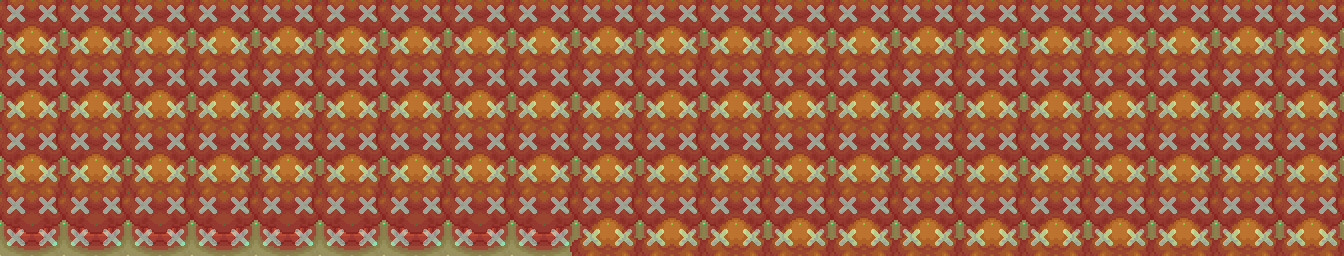

Tiled map render using the project's own tile images. Description and the map definition, with tile-layer contents summarised, below:
An orthogonal 42x8 tile map with 32x32 px tiles, 58 tile layers (▬_bld_input, ground_A_1, ground_B_1, ♣_tree_shadow_A_1, ...), 3 hidden layers not drawn, 8 tilesets.

<map version="1.11" tiledversion="1.11.0" orientation="orthogonal" renderorder="right-down" width="42" height="8" tilewidth="32" tileheight="32" infinite="0" nextlayerid="174" nextobjectid="1">
 <tileset firstgid="1" source="../../Tilesets/Sinnoh/PLAT nature.tsx" />
 <tileset firstgid="2305" source="../../Tilesets/Sinnoh/systemtags.tsx" />
 <tileset firstgid="2433" source="../../Tilesets/Sinnoh/PLAT props.tsx" />
 <tileset firstgid="3457" source="../../Tilesets/Sinnoh/borders.tsx" />
 <tileset firstgid="3649" source="../../Tilesets/Sinnoh/PLAT mounts.tsx" />
 <tileset firstgid="6049" source="../../Tilesets/Sinnoh/PLAT buildings.tsx" />
 <tileset firstgid="21409" source="../../Tilesets/Sinnoh/passages.tsx" />
 <tileset firstgid="21553" source="../../Tilesets/Sinnoh/PLAT Animations.tsx" />
 <layer id="138" name="▬_bld_input" width="42" height="8">
  <data>[336 cells, 0 non-empty, 0 distinct tile ids]</data>
 </layer>
 <layer id="130" name="ground_A_1" width="42" height="8">
  <data>[336 cells, 336 non-empty, 1 distinct tile ids]</data>
 </layer>
 <layer id="98" name="ground_B_1" width="42" height="8">
  <data>[336 cells, 0 non-empty, 0 distinct tile ids]</data>
 </layer>
 <layer id="3" name="♣_tree_shadow_A_1" width="42" height="8">
  <data>[336 cells, 336 non-empty, 4 distinct tile ids]</data>
 </layer>
 <layer id="87" name="shadows_A_1" width="42" height="8">
  <data>[336 cells, 0 non-empty, 0 distinct tile ids]</data>
 </layer>
 <layer id="162" name="▬_bld_shadow_A_1" width="42" height="8">
  <data>[336 cells, 0 non-empty, 0 distinct tile ids]</data>
 </layer>
 <layer id="165" name="▬_bld_shadow_B_1" width="42" height="8">
  <data>[336 cells, 0 non-empty, 0 distinct tile ids]</data>
 </layer>
 <layer id="163" name="▬_bld_door_A_1" width="42" height="8">
  <data>[336 cells, 0 non-empty, 0 distinct tile ids]</data>
 </layer>
 <layer id="158" name="▬_bld_1" width="42" height="8">
  <data>[336 cells, 0 non-empty, 0 distinct tile ids]</data>
 </layer>
 <layer id="7" name="♣_tree_trunk_1" width="42" height="8">
  <data>[336 cells, 336 non-empty, 4 distinct tile ids]</data>
 </layer>
 <layer id="124" name="♦_mount_A_1" width="42" height="8">
  <data>[336 cells, 0 non-empty, 0 distinct tile ids]</data>
 </layer>
 <layer id="111" name="♦_mount_top_A_1" width="42" height="8">
  <data>[336 cells, 0 non-empty, 0 distinct tile ids]</data>
 </layer>
 <layer id="125" name="♦_mount_B_1" width="42" height="8">
  <data>[336 cells, 0 non-empty, 0 distinct tile ids]</data>
 </layer>
 <layer id="112" name="♦_mount_top_B_1" width="42" height="8">
  <data>[336 cells, 0 non-empty, 0 distinct tile ids]</data>
 </layer>
 <layer id="126" name="♦_mount_C_1" width="42" height="8">
  <data>[336 cells, 0 non-empty, 0 distinct tile ids]</data>
 </layer>
 <layer id="141" name="♦_mount_top_C_1" width="42" height="8">
  <data>[336 cells, 0 non-empty, 0 distinct tile ids]</data>
 </layer>
 <layer id="127" name="♦_mount_D_1" width="42" height="8">
  <data>[336 cells, 0 non-empty, 0 distinct tile ids]</data>
 </layer>
 <layer id="142" name="♦_mount_top_D_1" width="42" height="8">
  <data>[336 cells, 0 non-empty, 0 distinct tile ids]</data>
 </layer>
 <layer id="8" name="shore_1" width="42" height="8">
  <data>[336 cells, 0 non-empty, 0 distinct tile ids]</data>
 </layer>
 <layer id="9" name="♣_tree_bt_rgt_1" width="42" height="8">
  <data>[336 cells, 84 non-empty, 1 distinct tile ids]</data>
 </layer>
 <layer id="10" name="♣_tree_bt_lft_1" width="42" height="8">
  <data>[336 cells, 84 non-empty, 1 distinct tile ids]</data>
 </layer>
 <layer id="99" name="nature_A_1" width="42" height="8">
  <data>[336 cells, 0 non-empty, 0 distinct tile ids]</data>
 </layer>
 <layer id="145" name="shadows_B_1" width="42" height="8">
  <data>[336 cells, 0 non-empty, 0 distinct tile ids]</data>
 </layer>
 <layer id="86" name="props_A_1" width="42" height="8">
  <data>[336 cells, 0 non-empty, 0 distinct tile ids]</data>
 </layer>
 <layer id="95" name="props_B_1" width="42" height="8">
  <data>[336 cells, 0 non-empty, 0 distinct tile ids]</data>
 </layer>
 <layer id="147" name="props_C_1" width="42" height="8">
  <data>[336 cells, 0 non-empty, 0 distinct tile ids]</data>
 </layer>
 <layer id="25" name="shadows_C_1" width="42" height="8">
  <data>[336 cells, 0 non-empty, 0 distinct tile ids]</data>
 </layer>
 <group id="11" name="Z=0" />
 <layer id="12" name="♣_tree_mdl_rgt_2" width="42" height="8">
  <data>[336 cells, 168 non-empty, 2 distinct tile ids]</data>
 </layer>
 <layer id="15" name="♣_tree_mdl_lft_2" width="42" height="8">
  <data>[336 cells, 168 non-empty, 2 distinct tile ids]</data>
 </layer>
 <layer id="133" name="shore_2" width="42" height="8">
  <data>[336 cells, 0 non-empty, 0 distinct tile ids]</data>
 </layer>
 <layer id="128" name="♦_mount_A_2" width="42" height="8">
  <data>[336 cells, 0 non-empty, 0 distinct tile ids]</data>
 </layer>
 <layer id="114" name="♦_mount_top_A_2" width="42" height="8">
  <data>[336 cells, 0 non-empty, 0 distinct tile ids]</data>
 </layer>
 <layer id="129" name="♦_mount_B_2" width="42" height="8">
  <data>[336 cells, 0 non-empty, 0 distinct tile ids]</data>
 </layer>
 <layer id="115" name="♦_mount_top_B_2" width="42" height="8">
  <data>[336 cells, 0 non-empty, 0 distinct tile ids]</data>
 </layer>
 <layer id="168" name="▬_bld_2" width="42" height="8">
  <data>[336 cells, 0 non-empty, 0 distinct tile ids]</data>
 </layer>
 <layer id="132" name="nature_2" width="42" height="8">
  <data>[336 cells, 0 non-empty, 0 distinct tile ids]</data>
 </layer>
 <layer id="88" name="props_A_2" width="42" height="8">
  <data>[336 cells, 0 non-empty, 0 distinct tile ids]</data>
 </layer>
 <layer id="100" name="props_B_2" width="42" height="8">
  <data>[336 cells, 0 non-empty, 0 distinct tile ids]</data>
 </layer>
 <group id="20" name="Z=1" />
 <layer id="21" name="♣_tree_up_rgt_3" width="42" height="8">
  <data>[336 cells, 149 non-empty, 2 distinct tile ids]</data>
 </layer>
 <layer id="22" name="♣_tree_up_lft_3" width="42" height="8">
  <data>[336 cells, 151 non-empty, 2 distinct tile ids]</data>
 </layer>
 <layer id="109" name="♣_tree_top_rgt_3" width="42" height="8">
  <data>[336 cells, 75 non-empty, 1 distinct tile ids]</data>
 </layer>
 <layer id="110" name="♣_tree_top_lft_3" width="42" height="8">
  <data>[336 cells, 75 non-empty, 1 distinct tile ids]</data>
 </layer>
 <layer id="164" name="▬_bld_3" width="42" height="8">
  <data>[336 cells, 0 non-empty, 0 distinct tile ids]</data>
 </layer>
 <layer id="135" name="props_A_3" width="42" height="8">
  <data>[336 cells, 0 non-empty, 0 distinct tile ids]</data>
 </layer>
 <layer id="26" name="bridge_A_3" width="42" height="8">
  <data>[336 cells, 0 non-empty, 0 distinct tile ids]</data>
 </layer>
 <layer id="104" name="bridge_B_3" width="42" height="8">
  <data>[336 cells, 0 non-empty, 0 distinct tile ids]</data>
 </layer>
 <group id="27" name="Z=2" />
 <layer id="134" name="bridge_A_4" width="42" height="8">
  <data>[336 cells, 0 non-empty, 0 distinct tile ids]</data>
 </layer>
 <layer id="143" name="bridge_B_4" width="42" height="8">
  <data>[336 cells, 0 non-empty, 0 distinct tile ids]</data>
 </layer>
 <layer id="144" name="bridge_C_4" width="42" height="8">
  <data>[336 cells, 0 non-empty, 0 distinct tile ids]</data>
 </layer>
 <layer id="159" name="▬_bld_4" width="42" height="8">
  <data>[336 cells, 0 non-empty, 0 distinct tile ids]</data>
 </layer>
 <layer id="166" name="props_4" width="42" height="8">
  <data>[336 cells, 0 non-empty, 0 distinct tile ids]</data>
 </layer>
 <group id="116" name="Z=3" />
 <layer id="160" name="▬_bld_5" width="42" height="8">
  <data>[336 cells, 0 non-empty, 0 distinct tile ids]</data>
 </layer>
 <layer id="137" name="props_5" width="42" height="8">
  <data>[336 cells, 0 non-empty, 0 distinct tile ids]</data>
 </layer>
 <group id="117" name="Z=4" />
 <layer id="161" name="▬_bld_6" width="42" height="8">
  <data>[336 cells, 0 non-empty, 0 distinct tile ids]</data>
 </layer>
 <layer id="167" name="▬_bld_B_6" width="42" height="8">
  <data>[336 cells, 0 non-empty, 0 distinct tile ids]</data>
 </layer>
 <layer id="149" name="props_6" width="42" height="8">
  <data>[336 cells, 0 non-empty, 0 distinct tile ids]</data>
 </layer>
 <group id="118" name="Z=5" visible="0" />
 <layer id="28" name="passages" width="42" height="8" opacity="0.47">
  <data>[336 cells, 336 non-empty, 1 distinct tile ids]</data>
 </layer>
 <layer id="119" name="systemtags" width="42" height="8">
  <data>[336 cells, 0 non-empty, 0 distinct tile ids]</data>
 </layer>
 <layer id="146" name="systemtags_bridge1" width="42" height="8" visible="0">
  <data>[336 cells, 0 non-empty, 0 distinct tile ids]</data>
 </layer>
 <layer id="89" name="borders" width="42" height="8" visible="0">
  <data>[336 cells, 0 non-empty, 0 distinct tile ids]</data>
 </layer>
 <layer id="169" name="limits" width="42" height="8" visible="0">
  <data>[336 cells, 336 non-empty, 1 distinct tile ids]</data>
 </layer>
</map>
